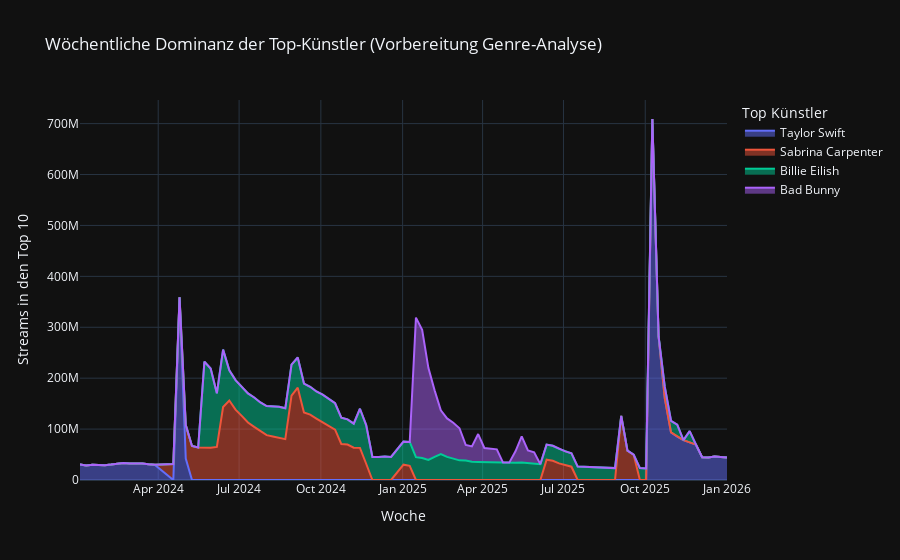

Source (notebook cell):
### Code cell
# auf TOP 5 filtern für eine übersichtlichere Grafik
top_overall_artists = df.groupby('artist_names')['streams'].sum().nlargest(5).index
df_filtered = top_artists_weekly[top_artists_weekly['artist_names'].isin(top_overall_artists)]

fig_area = px.area(df_filtered, 
                   x="chart_week", 
                   y="streams", 
                   color="artist_names",
                   title="Wöchentliche Dominanz der Top-Künstler (Vorbereitung Genre-Analyse)",
                   labels={
                       'streams': 'Streams in den Top 10', 
                       'chart_week': 'Woche',
                       'artist_names': 'Top Künstler'},
                   template="plotly_dark",
                   line_group="artist_names")

fig_area.show()
